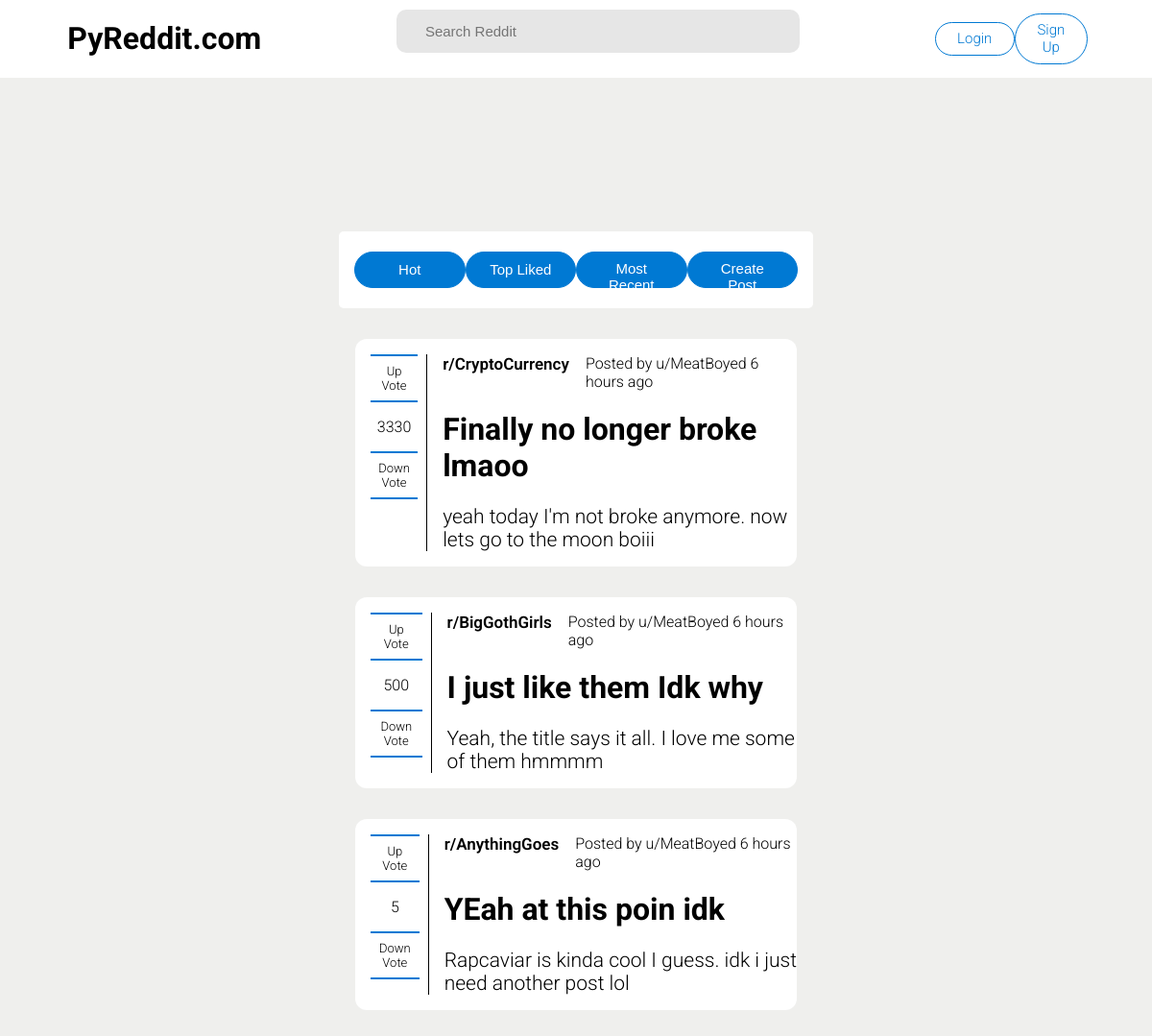
The page / on the database its author committed.
### reddit/models.py (models this page shows)
class Post(models.Model):
	Upvotes = models.IntegerField()
	Downvotes = models.IntegerField()
	Community = models.CharField(max_length=50)
	CreatedBy = models.ForeignKey(User, on_delete=models.SET(User.get_username))
	Title = models.CharField(max_length=150)
	BodyText = models.TextField()
	DateCreated = models.DateTimeField(default=timezone.now)

### reddit/views.py (the view)
# urls.py: path("", homePage, name="homePage"),
def homePage(request):
	context = {
		"title": "Home",
		"Posts": Post.objects.all()
	}
	print(request.user.is_authenticated)
	return render(request, "reddit/homePage.html", context=context)

### reddit/templates/reddit/homePage.html (shortened to what this page needs)
{% load static %}
<!DOCTYPE html>
<html>
  <head>
    <link rel="stylesheet" type="text/css" href="{% static 'reddit/styles.css' %}" />
  </head>
  <body>
    <div id="root">
      <div id="Navigationbar">
        <h1 class="logo">PyReddit.com</h1>
        <input type="text" name="searchbar" id="searchbar" placeholder="Search Reddit" />
        <div class="accountActions">
          {% if request.user.is_authenticated %}
          <a href="">{{ request.user}}</a>
          <a href="">Logout</a>
          {% else %}
          <a href="">Login</a>
          <a href="">Sign Up</a>
          {% endif %}
        </div>
      </div>
      <div id="MainSection">
        <div id="FeedFilterbar">
          <button>Hot</button>
          <button>Top Liked</button>
          <button>Most Recent</button>
          <button>Create Post</button>
        </div>
        <div id="feed">
          {% for post in Posts %}
          <div class="post">
            <div class="ratingsContainer">
              <a href="">Up Vote</a>
              <p>{{ post.Upvotes }}</p>
              <a href="">Down Vote</a>
            </div>
            <div class="body">
              <div class="metaData">
                <p class="postCommunityName">r/{{ post.Community }}</p>
                <p>Posted by u/{{ post.CreatedBy.username }} 6 hours ago</p>
              </div>
              <h1 class="title">{{ post.Title }}</h1>
              <div class="postText">
                <p class="postText">{{ post.BodyText }}</p>
              </div>
            </div>
          </div>
          {% endfor %}
        </div>
      </div>
    </div>
  </body>
</html>

### reddit/static/reddit/styles.css (style rules this page uses)
body { width: 100%; height: 100%; margin: 0px; padding: 0px; overflow-x: hidden; font-family: 'Roboto', sans-serif; font-weight: 300; color: black; }
a { text-decoration: none; color: black; }
p { margin: 0; }
#root { display: flex; flex-direction: column; justify-content: center; align-items: center; width: 100%; background-color: #efefed; }
#Navigationbar { display: flex; flex-direction: row; justify-content: space-around; align-items: center; width: 100%; background-color: white; }
#searchbar { display: flex; justify-content: flex-start; align-items: center; background-color: #1c1c1c1c; width: 35%; height: 3em; padding-left: 2em; border-radius: 10px; border: solid 0px; font-size: 15px; }
.accountActions { height: 100%; width: 13%; display: flex; justify-content: space-evenly; align-items: center; }
.accountActions a { border: 1px solid #0079d3; padding: 0.5em 1.5em; color: #0079d3; border-radius: 2em; font-size: 15px; text-align: center; }
#MainSection { display: flex; justify-content: space-between; align-items: center; flex-direction: column; width: 70%; height: 100%; }
#FeedFilterbar { display: flex; justify-content: space-around; align-items: center; background-color: white; margin-top: 10em; width: 55%; height: 3em; padding: 1em; border-radius: 5px; }
#FeedFilterbar button { font-size: 17px; border: 1px solid #0079d3; padding: 0.5em 1.5em; color: white; border-radius: 2em; font-size: 15px; text-align: center; background: #0079d3; width: 9em; height: 2.5em; }
#feed { display: flex; flex-direction: column; justify-content: center; align-items: center; height: 100%; width: 73%; margin-top: 2em; }
.post { display: flex; justify-content: flex-start; background-color: white; width: 75%; padding: 1em 0; border-radius: 12px; margin-bottom: 2em; }
.ratingsContainer { display: flex; flex-direction: column; text-align: center; margin-right: 1em; border-right: 1px black solid; padding-right: 9px; margin-left: 1em; }
.ratingsContainer a { border-top: 2px #0079d3 solid; border-bottom: 2px #0079d3 solid; padding: 8px; font-size: 13px; }
.ratingsContainer p { margin: 1em 0; }
.body { display: flex; flex-direction: column; justify-content: center; align-items: flex-start; }
.metaData { display: flex; justify-content: center; align-content: flex-start; }
.postCommunityName { font-weight: 600; font-size: 17px; margin-right: 1em; }
.postText { display: flex; justify-content: center; align-items: center; height: 100%; width: 100%; overflow-y: auto; }
.postText p { font-size: 21px; }
.inputField, input { display: block; width: 100%; box-sizing: border-box; height: 2.8em; padding: 0.375rem 0.75rem; font-size: 1rem; font-weight: 400; line-height: 1.5; color: #495057; background-color: #fff; background-clip: padding-box; border: 1px solid #ced4da; border-radius: 0.25rem; transition: border-color 0.15s ease-in-out, box-shadow 0.15s ease-in-out; margin-bottom: 1em; }

### rows shown on the page
Post: Upvotes "3330", Community "CryptoCurrency", CreatedBy.username "MeatBoyed", Title "Finally no longer broke lmaoo", BodyText "yeah today I'm not broke anymore. now lets go to the moon boiii"
Post: Upvotes "500", Community "BigGothGirls", CreatedBy.username "MeatBoyed", Title "I just like them Idk why", BodyText "Yeah, the title says it all. I love me some of them hmmmm"
Post: Upvotes "5", Community "AnythingGoes", CreatedBy.username "MeatBoyed", Title "YEah at this poin idk", BodyText "Rapcaviar is kinda cool I guess. idk i just need another post lol"
